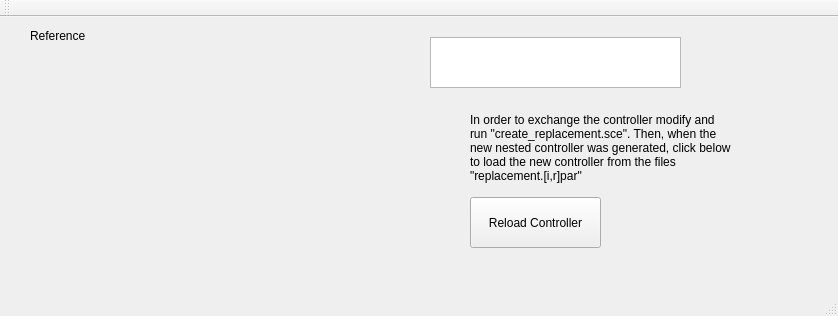
<?xml version="1.0" encoding="UTF-8"?>
<ui version="4.0">
 <class>GuiInterface</class>
 <widget class="QMainWindow" name="GuiInterface">
  <property name="geometry">
   <rect>
    <x>0</x>
    <y>0</y>
    <width>838</width>
    <height>316</height>
   </rect>
  </property>
  <property name="windowTitle">
   <string>GuiInterface</string>
  </property>
  <widget class="QWidget" name="centralWidget">
   <widget class="QPL_Scope" name="scope_ref">
    <property name="geometry">
     <rect>
      <x>30</x>
      <y>30</y>
      <width>361</width>
      <height>171</height>
     </rect>
    </property>
    <property name="toolTip">
     <string>Plotting</string>
    </property>
    <property name="whatsThis">
     <string>The Scope plots data</string>
    </property>
   </widget>
   <widget class="QLabel" name="label_ref">
    <property name="geometry">
     <rect>
      <x>30</x>
      <y>10</y>
      <width>71</width>
      <height>17</height>
     </rect>
    </property>
    <property name="text">
     <string>Reference</string>
    </property>
   </widget>
   <widget class="QListWidget" name="switch_schematic">
    <property name="geometry">
     <rect>
      <x>430</x>
      <y>20</y>
      <width>251</width>
      <height>51</height>
     </rect>
    </property>
   </widget>
   <widget class="QPushButton" name="pushButton">
    <property name="geometry">
     <rect>
      <x>470</x>
      <y>180</y>
      <width>131</width>
      <height>51</height>
     </rect>
    </property>
    <property name="text">
     <string>Reload Controller</string>
    </property>
   </widget>
   <widget class="QLabel" name="label">
    <property name="geometry">
     <rect>
      <x>470</x>
      <y>90</y>
      <width>261</width>
      <height>81</height>
     </rect>
    </property>
    <property name="text">
     <string>In order to exchange the controller modify and run &quot;create_replacement.sce&quot;. Then, when the new nested controller was generated, click below to load the new controller from the files &quot;replacement.[i,r]par&quot;</string>
    </property>
    <property name="wordWrap">
     <bool>true</bool>
    </property>
   </widget>
  </widget>
  <widget class="QMenuBar" name="menuBar">
   <property name="geometry">
    <rect>
     <x>0</x>
     <y>0</y>
     <width>838</width>
     <height>21</height>
    </rect>
   </property>
  </widget>
  <widget class="QToolBar" name="mainToolBar">
   <attribute name="toolBarArea">
    <enum>TopToolBarArea</enum>
   </attribute>
   <attribute name="toolBarBreak">
    <bool>false</bool>
   </attribute>
  </widget>
  <widget class="QStatusBar" name="statusBar"/>
 </widget>
 <layoutdefault spacing="6" margin="11"/>
 <customwidgets>
  <customwidget>
   <class>QPL_Scope</class>
   <extends>QwtPlot</extends>
   <header>scope.h</header>
  </customwidget>
  <customwidget>
   <class>QwtPlot</class>
   <extends>QFrame</extends>
   <header>qwt_plot.h</header>
  </customwidget>
 </customwidgets>
 <resources/>
 <connections/>
</ui>
